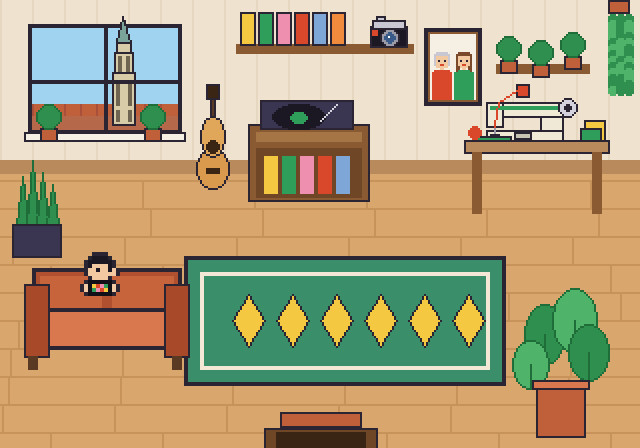
#> input picture assets/world-home.png, 1280 x 896 px (shown at 1/2 size)
$ python make-klimhal.py
#> lines starting #> are read from the running program, lines starting #| are printed output that depends on the picture
"""Draws the Klimhal world (320x224 native, saved at 4x) and the new icons.
Run from the site folder:  python3 tools/make-klimhal.py
Needs Pillow. world-home.png is reused for the door at the bottom."""
import os, random
from PIL import Image, ImageDraw

HERE = os.path.dirname(os.path.abspath(__file__))
OUT = os.path.join(HERE, '..', 'assets')
S = 4


def C(h):
    h = h.lstrip('#')
    return tuple(int(h[i:i + 2], 16) for i in (0, 2, 4))


INK = C('2b2433')
P = dict(
    k=INK, w=C('ffffff'), s=C('f2c9a0'), S=C('d9a37a'),
    r=C('d9482b'), R=C('a8321c'), y=C('f5c842'), o=C('f08a3c'), p=C('ef8fb0'),
    b=C('4a7fc7'), B=C('2f5a9e'), g=C('2f9e5b'), G=C('227a45'), t=C('9ad0a8'),
    n=C('9a9aa8'), N=C('d4d2dc'), d=C('3a3550'), h=C('1b1824'), m=C('b8573f'),
    e=C('e4c07a'), E=C('b8873f'), c=C('efe3d0'), u=C('8a5a3a'), U=C('6a4128'),
    x=C('d6b89a'), z=C('a8d4f0'), Z=C('6fa8d8'), v=C('8b6bb5'),
)


def sprite(img, x0, y0, rows, pal=P):
    for j, row in enumerate(rows):
        for i, ch in enumerate(row):
            if ch != '.' and ch in pal:
                img.putpixel((x0 + i, y0 + j), pal[ch])


def rect(d, x, y, w, h, fill, line=None):
    d.rectangle([x, y, x + w - 1, y + h - 1], fill=fill, outline=line)


# ------------------------------------------------------------------ world
W, H = 320, 224
img = Image.new('RGB', (W, H), C('d9d4e2'))
d = ImageDraw.Draw(img)
rnd = random.Random(7)

# floor: cool concrete with a quiet grid
for y in range(86, H):
    for x in range(W):
        if (x % 40 == 0) or (y % 32 == 22):
            img.putpixel((x, y), C('c9c4d4'))
for _ in range(260):
    x, y = rnd.randrange(W), rnd.randrange(120, H)
    img.putpixel((x, y), C('e3dfec'))

# back wall
rect(d, 0, 0, W, 86, C('e6e1ee'))
for x in range(0, W, 40):
    d.line([x, 0, x, 85], fill=C('d6d1e0'))
rect(d, 0, 0, W, 7, C('2a4452'))                       # roof beam
rect(d, 0, 7, W, 2, C('1d3340'))
rect(d, 0, 82, W, 4, C('b9b3c7'))                      # skirting
d.line([0, 86, W, 86], fill=INK)

# the climbing wall
WX, WY, WW, WH = 66, 12, 196, 68
rect(d, WX, WY, WW, WH, C('c9cadb'), INK)
for gx in range(WX + 4, WX + WW - 2, 8):               # bolt-hole grid
    for gy in range(WY + 4, WY + WH - 2, 8):
        img.putpixel((gx, gy), C('aeb0c6'))
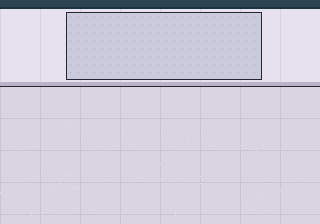
#> img: PIL image 320x224 RGB; mean R, G, B 205.6, 202.8, 217.4
for gx in range(WX + 49, WX + WW - 1, 49):             # panel seams
    d.line([gx, WY + 1, gx, WY + WH - 2], fill=C('b4b6cc'))
d.line([WX + 1, WY + 34, WX + WW - 2, WY + 34], fill=C('b4b6cc'))
routes = {
    'b': [(82, 66), (88, 56), (94, 47), (101, 38), (110, 31), (120, 24), (128, 18)],
    'r': [(142, 70), (147, 61), (155, 54), (150, 44), (158, 36), (166, 28), (172, 19)],
    'y': [(190, 68), (197, 60), (192, 51), (200, 43), (208, 36), (203, 26), (212, 18)],
    'g': [(226, 70), (232, 61), (240, 54), (234, 45), (243, 37), (250, 29), (246, 19)],
    'p': [(112, 70), (118, 62), (124, 55), (118, 47), (126, 40), (134, 33), (140, 25)],
}
for col, pts in routes.items():
    for i, (hx, hy) in enumerate(pts):
        big = (i % 3 == 0)
        w, h = (6, 4) if big else (4, 3)
        rect(d, hx, hy, w, h, P[col], INK if big else None)
        if col in 'by':
            img.putpixel((hx + 1, hy), P['w'])
for (tx, ty, col) in [(86, 72, 'b'), (146, 72, 'r'), (194, 72, 'y'), (230, 72, 'g'), (116, 72, 'p')]:   # route tape on the bottom row
    rect(d, tx, ty, 8, 2, P[col])
# a start flag on the red route
rect(d, 168, 14, 5, 3, P['r'], INK)
# orange slab ramp at the wall's foot
for i in range(0, 20):
    d.line([WX + WW - 22 + i, WY + WH - 1 - i * 1, WX + WW - 2, WY + WH - 1 - i * 1], fill=C('f08a3c'))
d.polygon([(WX + WW - 22, WY + WH - 1), (WX + WW - 2, WY + WH - 21), (WX + WW - 2, WY + WH - 1)], fill=C('f08a3c'), outline=INK)

# 'Outdoors' poster
rect(d, 12, 18, 42, 48, P['c'], INK)
rect(d, 15, 21, 36, 42, P['z'])
d.polygon([(15, 63), (28, 38), (36, 50), (42, 40), (51, 63)], fill=P['G'])
d.polygon([(23, 63), (36, 33), (49, 63)], fill=C('7d7a90'))
d.polygon([(36, 33), (32, 41), (36, 39), (40, 42)], fill=P['w'])
rect(d, 18, 24, 6, 6, P['y'])
rect(d, 15, 63, 36, 1, INK)

# rope + gear rack on the far right
rect(d, 272, 22, 38, 3, P['u'], INK)
for hx, col in ((278, 'r'), (286, 'y'), (294, 'b'), (302, 'g')):
    rect(d, hx, 25, 3, 7, P['n'], INK)
    rect(d, hx, 31, 3, 2, P[col])
rect(d, 276, 42, 30, 24, P['v'], INK)                  # coiled rope
for ring in range(3):
    d.ellipse([278 + ring * 3, 44 + ring * 3, 303 - ring * 3, 63 - ring * 3], outline=C('c3a8e0'))

# crash mats under the wall
for mx in range(0, W, 64):
    rect(d, mx, 90, 64, 32, C('4a7fc7'), INK)
    rect(d, mx + 1, 91, 62, 3, C('7ea6e6'))
    rect(d, mx + 1, 118, 62, 3, C('2f5a9e'))
    d.line([mx + 32, 92, mx + 32, 119], fill=C('3b6cb5'))
rect(d, 0, 86, W, 4, C('2f5a9e'))
d.line([0, 86, W, 86], fill=INK)

# bench with climbing shoes (bottom left)
rect(d, 14, 154, 70, 8, P['e'], INK)
rect(d, 14, 154, 70, 2, C('f0d79e'))
rect(d, 18, 162, 5, 14, P['E'], INK)
rect(d, 75, 162, 5, 14, P['E'], INK)
shoe_a = ['..kkkk..', '.krrrrk.', 'krrwrrrk', 'kkkkkkkk']
shoe_b = ['..kkkk..', '.kbbbbk.', 'kbbwbbbk', 'kkkkkkkk']
sprite(img, 22, 150, shoe_a); sprite(img, 32, 150, shoe_b)
#> after the loop in sprite, `for j, row in enumerate(rows):`:
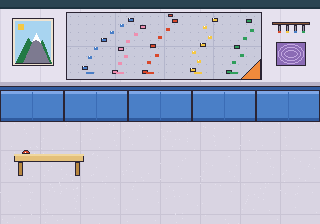
#> img: PIL image 320x224 RGB; mean R, G, B 178, 183, 204.8
sprite(img, 52, 150, ['.kkkk.', 'kyyyyk', 'kyywyk', 'kkkkkk'])    # yellow shoe, a tad smaller
rect(d, 62, 146, 14, 9, P['g'], INK)                 # backpack
rect(d, 64, 148, 10, 2, P['G'])

# chalk bucket (bottom right)
rect(d, 268, 168, 24, 22, C('f4f1f8'), INK)
rect(d, 268, 168, 24, 4, C('d8d4e4'), INK)
rect(d, 268, 178, 24, 3, P['r'])
d.ellipse([271, 160, 289, 172], fill=P['w'], outline=INK)
d.ellipse([275, 163, 285, 169], fill=C('e6e1ee'))
for (px, py) in ((264, 190), (294, 192), (284, 193), (270, 195), (277, 197), (297, 187), (262, 184)):
    img.putpixel((px, py), P['w'])
d.ellipse([264, 189, 296, 197], outline=C('e9e4f2'))

# the friend, standing on the mat (ponytail, orange tee, chalk bag)
friend = [
    '.......kkkk.......',
    '......kyyyyk.k....',
    '.....kyyyyyykyk...',
    '.....kyyyyyykyyk..',
    '.....kyssssykyyk..',
    '.....ksksskkyyk...',
    '.....ksssssk.kk...',
    '......kssssk......',
    '.....kkoooookk....',
    '....kooooooook....',
    '...ksookooookss...',
    '...ksoooooooosk...',
    '...ksoooooooosk...',
    '...ksskkkkkkssk...',
    '....kkdddddddk....',
    '.....kdddddddk....',
    '.....kdddkdddk....',
    '.....kdddkdddk....',
    '.....kdddkdddk....',
    '.....kkddkddkk....',
    '.....kwwkkwwkk....',
    '....kkkkk.kkkkk...',
]
# stop the loop above from sprawling: 18x22 sprite, placed at (206,108)
sprite(img, 206, 108, friend)
d.ellipse([206, 127, 224, 134], outline=C('b9b3c7'))

# potted plant behind the friend side (top-left floor)
rect(d, 6, 100, 16, 14, P['E'], INK) if False else None

# doorway at the bottom: lifted straight from the home room so the door matches
home = Image.open(os.path.join(OUT, 'world-home.png')).convert('RGB')
#> home is the input picture: PIL image 1280x896 RGB; mean R, G, B 174.5, 158.1, 121.2
door = home.crop((528, 824, 756, 896)).resize((57, 18), Image.NEAREST)
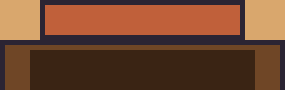
#> door: PIL image 57x18 RGB (shown 5 times larger); mean R, G, B 112.9, 70.5, 47.2
img.paste(door, (132, 206))

img.resize((W * S, H * S), Image.NEAREST).save(os.path.join(OUT, 'world-klimhal.png'))
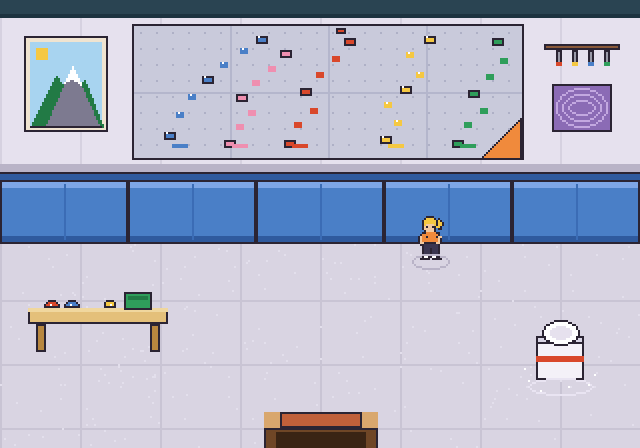
#> saved as world-klimhal.png: PIL image 1280x896 RGB (shown at 1/2 size); mean R, G, B 176.1, 180.4, 201.3

# ------------------------------------------------------------------ icons (16x16, saved at 6x)
ICONS = {}
ICONS['routes'] = [
    '................',
    '.kkkkkkkkkkkkkk.',
    '.kNNNNNNNNNNNNk.',
    '.kNNNNNNNNNbbNk.',
    '.kNNNNNNNNNbbNk.',
    '.kNNNNNNNyNNNNk.',
    '.kNNNNrrNNNNNNk.',
    '.kNNNNrrNNNNNNk.',
    '.kNNggNNNNNNNNk.',
    '.kNNggNNNNyNNNk.',
    '.kNNNNNNNNNNNNk.',
    '.kNpNNNNNbbNNNk.',
    '.kNpNNNNNbbNNNk.',
    '.kNNNNNNNNNNNNk.',
    '.kkkkkkkkkkkkkk.',
    '................',
]
ICONS['friend'] = [
    '................',
    '.....kkkkkk.....',
    '....kyyyyyykkk..',
    '...kyyyyyyyykyk.',
    '...kyyyyyyyykyk.',
    '...kysssssykyyk.',
    '...kssssssskyk..',
    '...ksksssksskk..',
    '...kssssssssk...',
    '...kssskksssk...',
    '....kssssssk....',
    '.....kkssskk....',
    '...kkooooooookk.',
    '..kooooooooooook',
    '..kooooooooooook',
    '................',
]
ICONS['boyfriend'] = [
    '................',
    '.....kkkkkk.....',
    '....khhhhhhk....',
    '...khhhhhhhhk...',
    '...khhhhhhhhk...',
    '...khhssssshk...',
    '...khssssssshk..',
    '...kssksssksSk..',
    '...ksssssssssk..',
    '...kssssmmsssk..',
    '....kssssssSk...',
    '.....kkssskk....',
    '...kkrrkyykbkk..',
    '..kgrrkyykbbggk.',
    '..kgrrkyykbbggk.',
    '................',
]
ICONS['chalk'] = [
    '................',
    '.....kkkkkk.....',
    '....kwwwwwwk....',
    '...kwwwwwwwwk...',
    '...kwwNwwwwwk...',
    '....kkkkkkkk....',
    '...kwwwwwwwwk...',
    '...kwwwwwwwwk...',
    '...krrrrrrrrk...',
    '...krrrrrrrrk...',
    '...kwwwwwwwwk...',
    '...kwwwwwwwwk...',
    '...kNNNNNNNNk...',
    '....kkkkkkkk....',
    '..w.w...w..w....',
    '................',
]
ICONS['outdoors'] = [
    '................',
    '................',
    '..........yy....',
    '.........yyyy...',
    '.....kk...yy....',
    '....kwwk........',
    '...kwwnwk.......',
    '..kwnnnnwk.kk...',
    '..knnnnnnk.kGk..',
    '.knnnnnnnnkGGGk.',
    '.knnnnnnnnkGGGGk',
    'kknnnnnnnnkGGGGk',
    'kGGGGGGGGGGGGGGk',
    'kkkkkkkkkkkkkkkk',
    '................',
    '................',
]
PICO = dict(P)
PICO['N'] = C('cfd0e0')
for nm, rows in ICONS.items():
    im = Image.new('RGBA', (16, 16), (0, 0, 0, 0))
    sprite(im, 0, 0, rows, PICO)
    im.resize((96, 96), Image.NEAREST).save(os.path.join(OUT, f'icon-{nm}.png'))
#> this loop made 5 passes
#> pass 1, `im.resize((96, 96), Image.NEAREST).save(os.path.join(OUT, f'icon-{nm}...`:
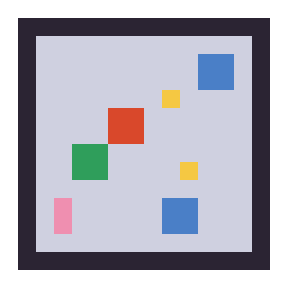
#> saved as icon-routes.png: PIL image 96x96 RGBA (shown 3 times larger); mean R, G, B, A 119.2, 118.3, 129.1, 195.2; transparent parts drawn white
#> pass 2, `im.resize((96, 96), Image.NEAREST).save(os.path.join(OUT, f'icon-{nm}...`:
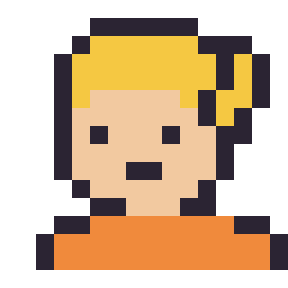
#> saved as icon-friend.png: PIL image 96x96 RGBA (shown 3 times larger); mean R, G, B, A 104.4, 78.7, 50, 148.4; transparent parts drawn white
#> after the loop:
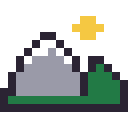
#> im: PIL image 16x16 RGBA (shown 8 times larger); mean R, G, B, A 46.2, 52.6, 47.4, 117.5; transparent parts drawn white
print('ok', Image.open(os.path.join(OUT, 'world-klimhal.png')).size)
#| ok (1280, 896)

$ run again, with assets/room-ikea.png copied over assets/world-home.png
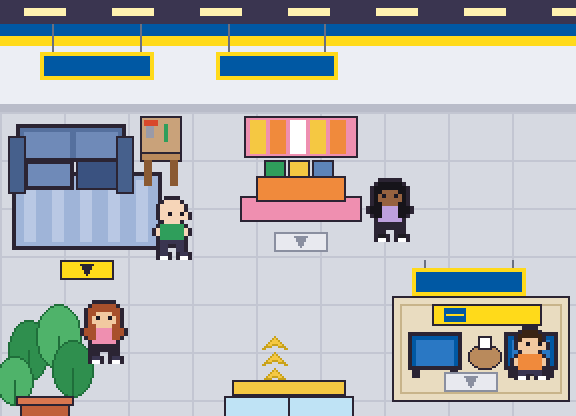
#> input picture assets/room-ikea.png, 1152 x 832 px (shown at 1/2 size)
#> home is the input picture: PIL image 1152x832 RGB; mean R, G, B 177.9, 181.6, 180
#> `door = home.crop((528, 824, 756, 896)).resize((57, 18), Image.NEAREST)`:
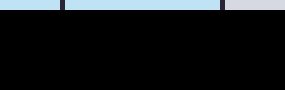
#> door: PIL image 57x18 RGB (shown 5 times larger); mean R, G, B 21.2, 24.2, 26
#> `img.resize((W * S, H * S), Image.NEAREST).save(os.path.join(OUT, 'worl..`:
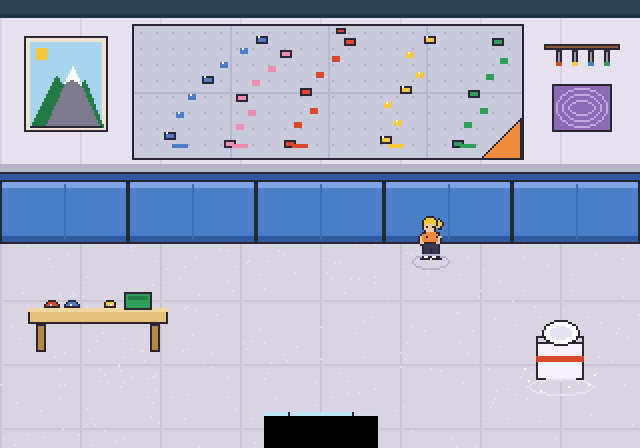
#> saved as world-klimhal.png: PIL image 1280x896 RGB (shown at 1/2 size); mean R, G, B 174.8, 179.7, 201
#| ok (1280, 896)
